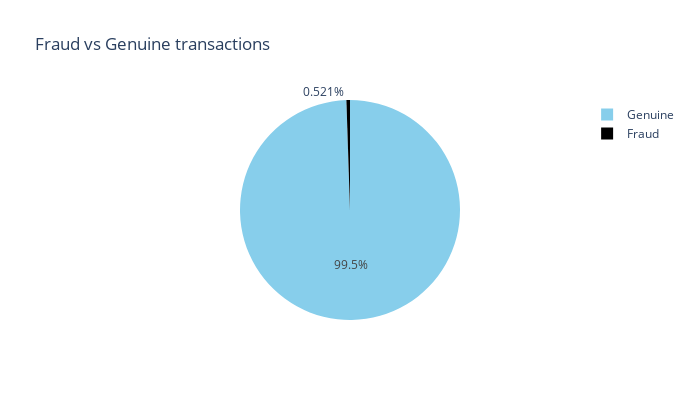

Source (notebook cell):
### Code cell
# Labeling the data in genuine and fraudulent transactions, this way it is easier to observe that the data is unbalanced.
labels=["Genuine", "Fraud"]
fraud_or_not = raw_df['is_fraud'].value_counts().tolist()
values = [fraud_or_not[0], fraud_or_not[1]]
# Plotting the values.
fig = px.pie(values = raw_df['is_fraud'].value_counts(), names = labels , width = 700, height = 400, color_discrete_sequence = ["skyblue", "black"]
             ,title = "Fraud vs Genuine transactions")
fig.show()

### Figure 1 — Plotly figure (JSON) as saved in the notebook; plotly's stock layout.template omitted (floating-point values rounded to 4 significant figures)
{"data": [{"domain": {"x": [0, 1], "y": [0, 1]}, "hovertemplate": "label=%{label}<br>value=%{value}<extra></extra>", "labels": ["Genuine", "Fraud"], "legendgroup": "", "name": "", "showlegend": true, "type": "pie", "values": [1842743, 9651]}], "layout": {"height": 400, "legend": {"tracegroupgap": 0}, "piecolorway": ["skyblue", "black"], "title": {"text": "Fraud vs Genuine transactions"}, "width": 700}}
